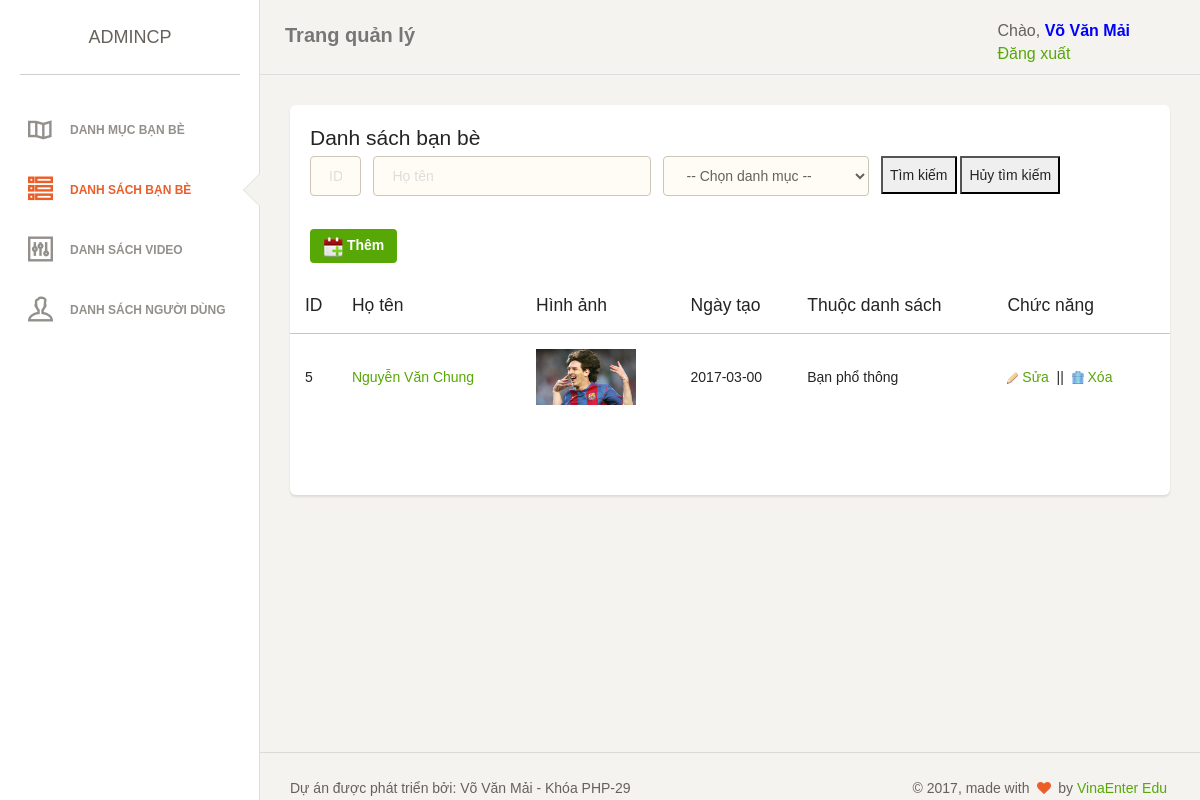
The app's page /admin/searchDSBB.php?fullname=Nguyễn Văn Chung (signed in) with its own data.
### tables this page shows
CREATE TABLE `friends` (
  `fid` int(255) NOT NULL,
  `fname` varchar(100) NOT NULL,
  `preview` varchar(1000) NOT NULL,
  `detail` text NOT NULL,
  `date_create` date NOT NULL,
  `friend_list_id` int(10) NOT NULL,
  `fread` int(10) NOT NULL,
  `picture` varchar(100) NOT NULL
);

CREATE TABLE `friend_list` (
  `fl_id` int(10) NOT NULL,
  `fl_name` varchar(100) NOT NULL
);

### admin/searchDSBB.php (the view, shortened to what this page needs)
<?php
    require_once $_SERVER['DOCUMENT_ROOT'].'/templates/admin/req/header.php';
?>
<body>
<div class="wrapper">
	<div class="sidebar" data-background-color="white" data-active-color="danger">
    	   <?php
                require_once $_SERVER['DOCUMENT_ROOT'].'/templates/admin/req/left_bar.php';
           ?>
    </div>
    <div class="main-panel">
		<nav class="navbar navbar-default">
            <div class="container-fluid">
                <div class="navbar-header">
                    <a class="navbar-brand" href="/admin">Trang quản lý</a>
                </div>
                <?php
                    require_once $_SERVER['DOCUMENT_ROOT'].'/templates/admin/req/noi_logout.php';
                ?>
            </div>
        </nav>
        <div class="content">
            <div class="container-fluid">
                <div class="row">
                    <div class="col-md-12">
                        <div class="card">
                            <div class="header">
                                <h4 class="title">Danh sách bạn bè</h4>
                                <form action="" method="post">
                                	<div class="row">
                                        <div class="col-md-1">
                                            <div class="form-group">
                                                <input type="text" name="id" class="form-control border-input" value=""  placeholder="ID">
                                            </div>
                                        </div>
                                        <div class="col-md-4">
                                            <div class="form-group">
                                                <input type="text" name="fullname" class="form-control border-input" placeholder="Họ tên" value="">
                                            </div>
                                        </div>
                                        <div class="col-md-3">
                                            <div class="form-group">
                                                <select name="friend_list" class="form-control border-input">
                                                    <option value="0">-- Chọn danh mục --</option>
                                                    <?php
                                                        $query="SELECT * FROM friend_list";
                                                    ?>
                                                </select>
                                            </div>
                                        </div>
                                        <div class="col-md-4">
                                        	<div class="form-group">
		                                        <input type="submit" name="search" value="Tìm kiếm" class="is" />
		                                        <input type="submit" name="reset" value="Hủy tìm kiếm" class="is" />
	                                        </div>
                                        </div>
                                    </div>
                                </form>
                                <a href="addDS.php" class="addtop"><img src="/templates/admin/assets/img/add.png" alt="" /> Thêm</a>
                            </div>
                            <div class="content table-responsive table-full-width">
                                <table class="table table-striped">
                                    <thead>
                                        <th>ID</th>
                                    	<th>Họ tên</th>
                                    	<th>Hình ảnh</th>
                                    	<th>Ngày tạo</th>
                                    	<th>Thuộc danh sách</th>
                                    	<th>Chức năng</th>
                                    </thead>
                                    <tbody>
                                        <?php
                                            $fullname=$_GET['fullname'];
                                            $friend_list_id=$_GET['friend_list'];
                                            $idd=$_GET['id'];
                                            if($fullname==null&&$friend_list_id==0&&$idd!=null){
                                                $query="SELECT * FROM friends WHERE fid={$idd}";
                                            }else if($fullname!=null&&$friend_list_id==0&&$idd==null){
                                                 $query="SELECT * FROM friends WHERE fname LIKE '%$fullname%'";
                                            }else if($fullname==null&&$friend_list_id!=0&&$idd==null){
                                                $query="SELECT * FROM friends WHERE friend_list_id={$friend_list_id}";
                                            }else if($fullname!=null&&$friend_list_id!=0&&$idd!=null){
                                                  $query="SELECT * FROM friends WHERE friend_list_id={$friend_list_id} && fname LIKE '%$fullname%' &&fid={$idd}";
                                            }else if($fullname!=null&&$friend_list_id!=0&&$idd==null){
                                                        $query="SELECT * FROM friends WHERE friend_list_id={$friend_list_id} && fname LIKE '%$fullname%'";
                                            }else if($fullname==null&&$friend_list_id==0&&$idd==null){
                                                die();
                                            }else if($fullname!=null&&$friend_list_id==0&&$idd!=null){
                                                        $query="SELECT * FROM friends WHERE friend_list_id={$friend_list_id} OR fname LIKE '%$fullname%'";
                                            }
                                                $result=$mysqli->query($query);
                                            while($arFriends=mysqli_fetch_assoc($result)){
                                                    $fid=$arFriends['fid'];
                                                    $fname=$arFriends['fname'];
                                                    $picture=$arFriends['picture'];
                                                    $date_create=$arFriends['date_create'];
                                                    $friend_list_id=$arFriends['friend_list_id'];
                                                    $query1="SELECT * FROM friend_list WHERE fl_id= $friend_list_id";
                                                    $result1=$mysqli->query($query1);
                                                    $arFriend=mysqli_fetch_assoc($result1);
                                                    $fl_name=$arFriend['fl_name'];
                                                    $urlDel="delDS.php?id=$fid";
                                                    $urlEdit="editDS.php?id=$fid";
                                        ?>
                                        <tr>
                                        	<td><?php echo $fid ?></td>
                                        	<td><a href="edit.html"><?php echo $fname ?></a></td>
                                        	<td>
                                            <?php
                                                if($picture==''){
                                                    echo "Không có hình ảnh";
                                                }else{
                                            ?>
                                                    <img src="/files/<?php echo $picture ?>" alt="" width="100px" />
                                                <?php } ?>
                                            </td>
                                        	<td><?php echo $date_create ?></td>
                                        	<td><?php echo $fl_name ?></td>
                                        	<td>
                                        		<a href="<?php echo $urlEdit; ?>"><img src="/templates/admin/assets/img/edit.gif" alt="" /> Sửa</a> &nbsp;||&nbsp;
                                        		<a href="<?php echo $urlDel; ?>"><img src="/templates/admin/assets/img/del.gif" alt="" /> Xóa</a>
                                        	</td>
                                        </tr>
                                       <?php } ?>
                                    </tbody>
                                </table>
								<div class="text-center">
								</div>
                            </div>
                        </div>
                    </div>
                </div>
            </div>
        </div>
    <?php
                require_once $_SERVER['DOCUMENT_ROOT'].'/templates/admin/req/footer.php';
     ?>

### records on screen
friends: fid "5", fname "Nguyễn Văn Chung", picture (picture), date_create "2017-03-00", friend_list.fl_name "Bạn phổ thông"

### other values on screen
$_SESSION['arUser']['fullname'] "Võ Văn Mải"
